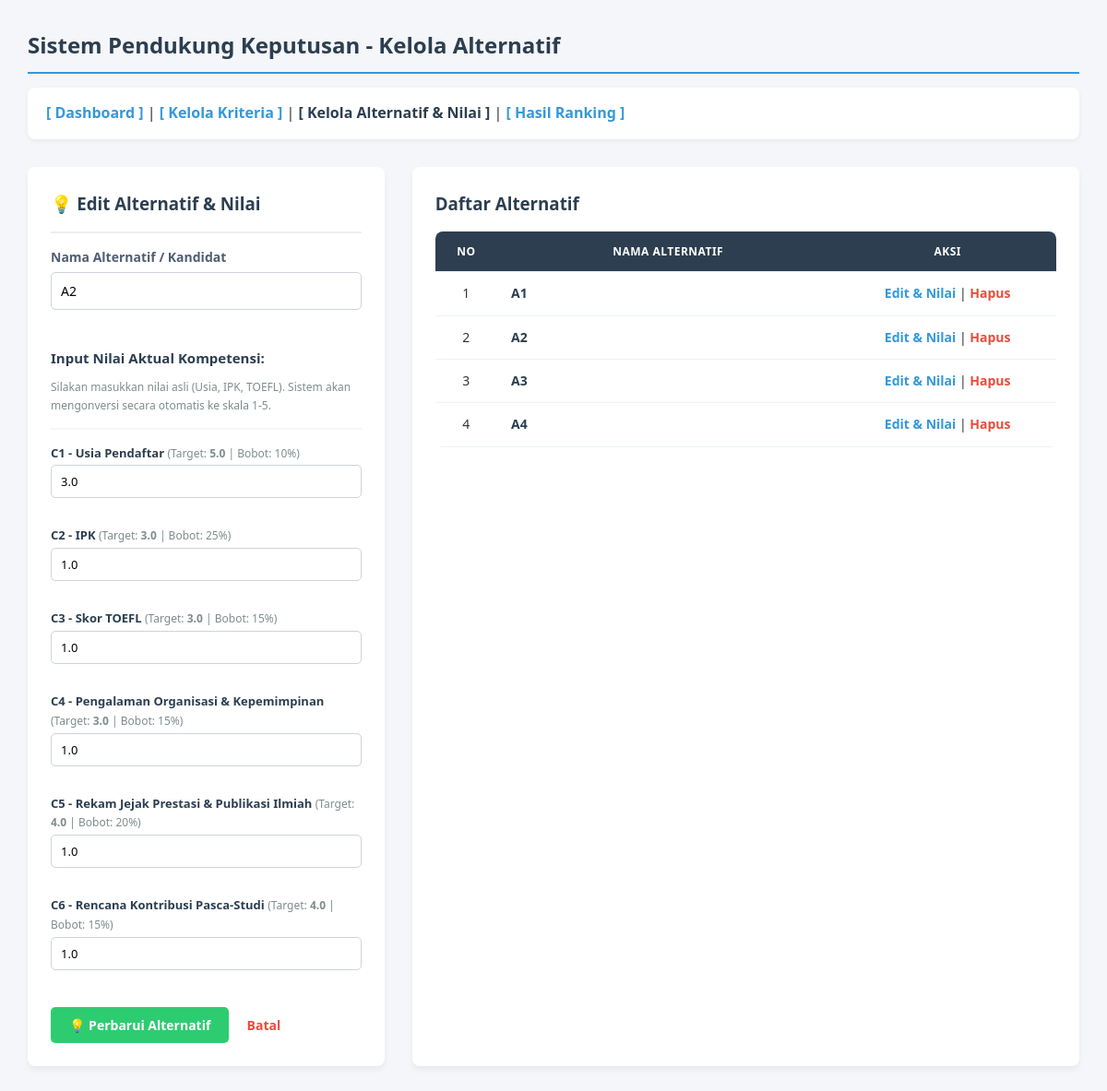
Page /alternatif.php?edit=2 on the committed database.
### tables this page shows
CREATE TABLE `alternatif` (
  `id_alternatif` int(11) NOT NULL,
  `nama_alternatif` varchar(255) NOT NULL
);

CREATE TABLE `kriteria` (
  `id_kriteria` int(11) NOT NULL,
  `nama_kriteria` varchar(255) NOT NULL,
  `nilai_target` decimal(3,1) NOT NULL,
  `bobot_kriteria` int(3) NOT NULL
);

### alternatif.php (the view, shortened to what this page needs)
<?php
include 'koneksi.php';
$edit_alt = ['id_alternatif' => '', 'nama_alternatif' => ''];
$nilai_terinput = [];
if (isset($_GET['edit'])) {
    $id_edit = $_GET['edit'];
    $res = mysqli_query($conn, "SELECT * FROM alternatif WHERE id_alternatif='$id_edit'");
    if (mysqli_num_rows($res) > 0) {
        $edit_alt = mysqli_fetch_assoc($res);
        $res_nilai = mysqli_query($conn, "SELECT * FROM nilai_alternatif WHERE id_alternatif='$id_edit'");
        while($r = mysqli_fetch_assoc($res_nilai)){
            $nilai_terinput[$r['id_kriteria']] = $r['nilai_aktual'];
        }
    }
}
?>
<!DOCTYPE html>
<html>
<head>
    <link rel="stylesheet" type="text/css" href="style.css">
</head>
<body>
    <h1>Sistem Pendukung Keputusan - Kelola Alternatif</h1>
    <nav>
        <a href="index.php">[ Dashboard ]</a> |
        <a href="kriteria.php">[ Kelola Kriteria ]</a> |
        <a href="alternatif.php" style="color: #2c3e50;"><b>[ Kelola Alternatif & Nilai ]</b></a> |
        <a href="ranking.php">[ Hasil Ranking ]</a>
    </nav>
    <div class="container">
        <?php include 'form_alternatif.php'; ?>
        <div class="box box-large">
            <h3>Daftar Alternatif</h3>
            <table>
                <thead>
                    <tr>
                        <th width="10%">No</th>
                        <th>Nama Alternatif</th>
                        <th width="35%">Aksi</th>
                    </tr>
                </thead>
                <tbody>
                    <?php
                    $no = 1;
                    $query = mysqli_query($conn, "SELECT * FROM alternatif");
                    if (mysqli_num_rows($query) == 0) {
                        echo "<tr><td colspan='3' style='color:#7f8c8d; font-style:italic;'>Belum ada data alternatif.</td></tr>";
                    } else {
                        while ($row = mysqli_fetch_assoc($query)) {
                            echo "<tr>
                                    <td>{$no}</td>
                                    <td style='text-align:left;'><b>{$row['nama_alternatif']}</b></td>
                                    <td>
                                        <a href='alternatif.php?edit={$row['id_alternatif']}' class='btn-edit'>Edit & Nilai</a> |
                                        <a href='hapus.php?type=alternatif&id={$row['id_alternatif']}' class='btn-hapus' onclick='return confirm(\"Hapus alternatif ini?\")'>Hapus</a>
                                    </td>
                                  </tr>";
                            $no++;
                        }
                    }
                    ?>
                </tbody>
            </table>
        </div>
    </div>
</body>
</html>

### form_alternatif.php (shortened to what this page needs)
<?php
global $conn;
?>
<div class="box">
    <h3><?= isset($_GET['edit']) ? '💡 Edit Alternatif & Nilai' : '➕ Tambah Alternatif Baru' ?></h3>
    <hr style="margin-bottom: 15px; border: 1px solid #eee;">
    <form method="POST" action="alternatif.php">
        <div class="form-group" style="margin-bottom: 20px;">
            <label for="nama_alternatif" style="display: block; font-weight: 600; margin-bottom: 5px; color: #4f5d73; font-size: 14px;">
                Nama Alternatif / Kandidat
            </label>
            <input type="text"
                   id="nama_alternatif"
                   name="nama_alternatif"
                   placeholder="Contoh: Andi Wijaya"
                   value="<?= isset($edit_alt) ? $edit_alt['nama_alternatif'] : ''; ?>"
                   style="width: 100%; padding: 10px; border: 1px solid #ced4da; border-radius: 5px; font-size: 14px;"
                   required>
        </div>
        <h4 style="margin-top: 25px; margin-bottom: 10px; color: #2c3e50; font-size: 15px;">Input Nilai Aktual Kompetensi:</h4>
        <p style="font-size: 12px; color: #7f8c8d; margin-bottom: 15px;">Silakan masukkan nilai asli (Usia, IPK, TOEFL). Sistem akan mengonversi secara otomatis ke skala 1-5.</p>
        <hr style="margin-bottom: 15px; border: 1px solid #f4f6f9;">
        <?php
        $kriteria_query = mysqli_query($conn, "SELECT * FROM kriteria");
        if (mysqli_num_rows($kriteria_query) == 0) {
            echo "<p style='color: #e74c3c; font-size: 13px; font-style: italic;'>Belum ada data kriteria. Silakan isi kriteria terlebih dahulu.</p>";
        } else {
            $i = 1;
            while ($k = mysqli_fetch_assoc($kriteria_query)) {
                $val_aktual = isset($nilai_terinput[$k['id_kriteria']]) ? $nilai_terinput[$k['id_kriteria']] : '';
                $min = "1";
                $max = "5";
                $step = "0.1";
                $placeholder = "Masukkan skor (1-5)";
                if ($i == 1) {
                    $min = "15";
                    $max = "60";
                    $step = "1";
                    $placeholder = "Contoh: 24 (Tahun)";
                } elseif ($i == 2) {
                    $min = "0.00";
                    $max = "4.00";
                    $step = "0.01";
                    $placeholder = "Contoh: 3.50";
                } elseif ($i == 3) {
                    $min = "200";
                    $max = "677";
                    $step = "1";
                    $placeholder = "Contoh: 450";
                }
                ?>
                <div class="form-group" style="margin-bottom: 15px;">
                    <label style="display: block; font-weight: 600; margin-bottom: 3px; color: #2c3e50; font-size: 13px;">
                        <?= $k['nama_kriteria']; ?>
                        <span style="font-weight: normal; color: #7f8c8d; font-size: 12px;">
                            (Target: <b><?= $k['nilai_target']; ?></b> | Bobot: <?= $k['bobot_kriteria']; ?>%)
                        </span>
                    </label>
                    <input type="number"
                           name="nilai[<?= $k['id_kriteria']; ?>]"
                           min="<?= $min; ?>"
                           max="<?= $max; ?>"
                           step="<?= $step; ?>"
                           placeholder="<?= $placeholder; ?>"
                           value="<?= $val_aktual; ?>"
                           style="width: 100%; padding: 8px 10px; border: 1px solid #ced4da; border-radius: 5px; font-size: 13px;"
                           required>
                </div>
                <?php
                $i++;
            }
        }
        ?>
        <div class="form-actions" style="margin-top: 25px;">
            <button type="submit" name="simpan" class="btn-simpan" style="background: #2ecc71; color: white; border: none; padding: 10px 20px; font-weight: bold; border-radius: 5px; cursor: pointer;">
                <?= isset($_GET['edit']) ? '💡 Perbarui Alternatif' : '➕ Simpan Alternatif' ?>
            </button>
            <?php if (isset($_GET['edit'])): ?>
                <a href="alternatif.php" style="color: #e74c3c; text-decoration: none; margin-left: 15px; font-size: 14px; font-weight: 600;">
                    Batal
                </a>
            <?php endif; ?>
        </div>
    </form>
</div>

### style.css (style rules this page uses)
* { margin: 0; padding: 0; box-sizing: border-box; font-family: 'Segoe UI', Tahoma, Geneva, Verdana, sans-serif; }
body { background-color: #f4f6f9; color: #333; padding: 30px; line-height: 1.6; }
h1, h2, h3, h4 { color: #2c3e50; margin-bottom: 15px; }
h1 { font-size: 24px; border-bottom: 2px solid #3498db; padding-bottom: 10px; }
nav { margin-bottom: 30px; background: #fff; padding: 15px 20px; border-radius: 8px; box-shadow: 0 2px 5px rgba(0,0,0,0.05); }
nav a { text-decoration: none; color: #3498db; font-weight: 600; transition: color 0.3s ease; }
.container { display: flex; flex-wrap: wrap; gap: 30px; margin-top: 20px; }
.box { background: #fff; padding: 25px; border-radius: 8px; box-shadow: 0 4px 6px rgba(0,0,0,0.05); flex: 1; min-width: 300px; }
.box-large { flex: 2; min-width: 500px; }
form label { display: block; font-weight: 600; margin-bottom: 5px; color: #4f5d73; font-size: 14px; }
form input[type="text"], form input[type="number"] { width: 100%; padding: 10px; margin-bottom: 15px; border: 1px solid #ced4da; border-radius: 5px; font-size: 14px; transition: border-color 0.2s; }
button[type="submit"] { background: #2ecc71; color: white; border: none; padding: 10px 20px; font-size: 14px; font-weight: bold; border-radius: 5px; cursor: pointer; transition: background 0.2s; }
form a { color: #e74c3c; text-decoration: none; margin-left: 10px; font-size: 14px; }
table { width: 100%; border-collapse: collapse; margin-top: 15px; background: #fff; border-radius: 8px; overflow: hidden; }
th, td { padding: 12px 15px; text-align: center; border-bottom: 1px solid #edf2f7; font-size: 14px; }
th { background-color: #2c3e50; color: #ffffff; font-weight: 600; text-transform: uppercase; font-size: 12px; letter-spacing: 0.5px; }
td b { color: #2c3e50; }
.btn-edit { color: #3498db; text-decoration: none; font-weight: 600; }
.btn-hapus { color: #e74c3c; text-decoration: none; font-weight: 600; }

### rows in the picture
alternatif: nama_alternatif "A2"
kriteria: nama_kriteria "C1 - Usia Pendaftar", nilai_target "5.0", bobot_kriteria "10", id_kriteria "3.0"
kriteria: nama_kriteria "C2 - IPK", nilai_target "3.0", bobot_kriteria "25", id_kriteria "1.0"
kriteria: nama_kriteria "C3 - Skor TOEFL", nilai_target "3.0", bobot_kriteria "15", id_kriteria "1.0"
kriteria: nama_kriteria "C4 - Pengalaman Organisasi & Kepemimpinan", nilai_target "3.0", bobot_kriteria "15", id_kriteria "1.0"
kriteria: nama_kriteria "C5 - Rekam Jejak Prestasi & Publikasi Ilmiah", nilai_target "4.0", bobot_kriteria "20", id_kriteria "1.0"
kriteria: nama_kriteria "C6 - Rencana Kontribusi Pasca-Studi", nilai_target "4.0", bobot_kriteria "15", id_kriteria "1.0"
alternatif: nama_alternatif "A1"
alternatif: nama_alternatif "A3"
alternatif: nama_alternatif "A4"
